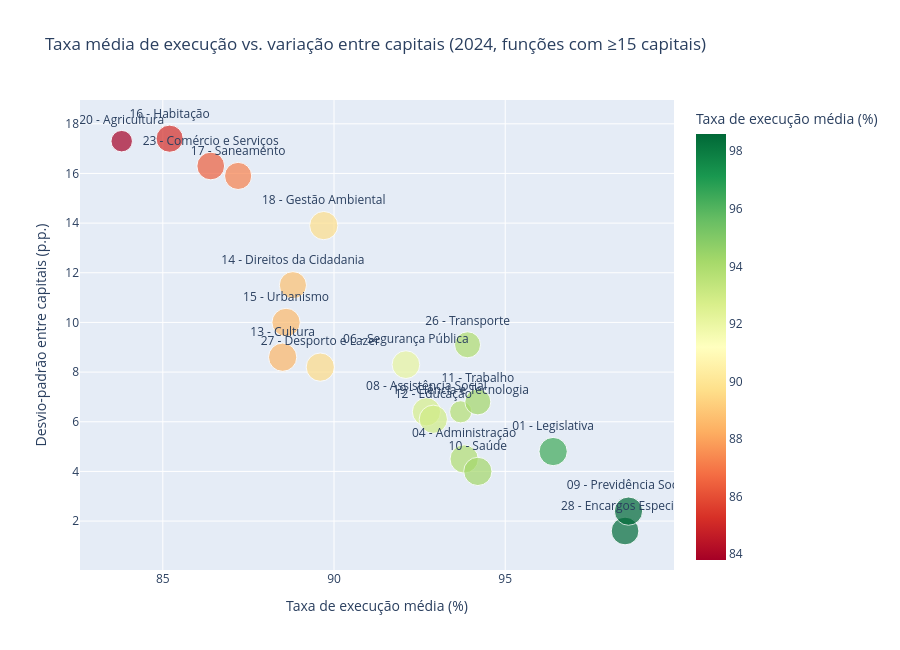

Source (notebook cell):
### Code cell
df_filtrado = df_execucao_geral[df_execucao_geral["n_capitais"] >= 15].copy()

fig = px.scatter(
    df_filtrado,
    x="taxa_media",
    y="desvio_padrao",
    text="funcao",
    size="n_capitais",
    color="taxa_media",
    color_continuous_scale="RdYlGn",
    title="Taxa média de execução vs. variação entre capitais (2024, funções com ≥15 capitais)",
    labels={"taxa_media": "Taxa de execução média (%)", "desvio_padrao": "Desvio-padrão entre capitais (p.p.)"},
)
fig.update_traces(textposition="top center")
fig.update_layout(height=650)
fig.show()

df_filtrado.sort_values("taxa_media")

### Figure 1 — Plotly figure (JSON) as saved in the notebook; plotly's stock layout.template omitted (floating-point values rounded to 4 significant figures)
{"data": [{"hovertemplate": "Taxa de execução média (%)=%{marker.color}<br>Desvio-padrão entre capitais (p.p.)=%{y}<br>n_capitais=%{marker.size}<br>funcao=%{text}<extra></extra>", "legendgroup": "", "marker": {"color": [83.8, 85.2, 86.4, 87.2, 88.5, 88.6, 88.8, 89.6, 89.7, 92.1, 92.7, 92.9, 93.7, 93.8, 93.9, 94.2, 94.2, 96.4, 98.5, 98.6], "coloraxis": "coloraxis", "size": [15, 24, 25, 24, 26, 26, 24, 26, 26, 25, 26, 26, 16, 26, 22, 22, 26, 26, 25, 26], "sizemode": "area", "sizeref": 0.065, "symbol": "circle"}, "mode": "markers+text", "name": "", "orientation": "v", "showlegend": false, "text": ["20 - Agricultura", "16 - Habitação", "23 - Comércio e Serviços", "17 - Saneamento", "13 - Cultura", "15 - Urbanismo", "14 - Direitos da Cidadania", "27 - Desporto e Lazer", "18 - Gestão Ambiental", "06 - Segurança Pública", "08 - Assistência Social", "12 - Educação", "19 - Ciência e Tecnologia", "04 - Administração", "26 - Transporte", "11 - Trabalho", "10 - Saúde", "01 - Legislativa", "28 - Encargos Especiais", "09 - Previdência Social"], "textposition": "top center", "type": "scatter", "x": [83.8, 85.2, 86.4, 87.2, 88.5, 88.6, 88.8, 89.6, 89.7, 92.1, 92.7, 92.9, 93.7, 93.8, 93.9, 94.2, 94.2, 96.4, 98.5, 98.6], "xaxis": "x", "y": [17.3, 17.4, 16.3, 15.9, 8.6, 10.0, 11.5, 8.2, 13.9, 8.3, 6.4, 6.1, 6.4, 4.5, 9.1, 6.8, 4.0, 4.8, 1.6, 2.4], "yaxis": "y"}], "layout": {"coloraxis": {"autocolorscale": false, "colorbar": {"title": {"text": "Taxa de execução média (%)"}}, "colorscale": [[0, "rgb(165,0,38)"], [0.1, "rgb(215,48,39)"], [0.2, "rgb(244,109,67)"], [0.3, "rgb(253,174,97)"], [0.4, "rgb(254,224,139)"], [0.5, "rgb(255,255,191)"], [0.6, "rgb(217,239,139)"], [0.7, "rgb(166,217,106)"], [0.8, "rgb(102,189,99)"], [0.9, "rgb(26,152,80)"], [1, "rgb(0,104,55)"]]}, "height": 650, "legend": {"itemsizing": "constant", "tracegroupgap": 0}, "title": {"text": "Taxa média de execução vs. variação entre capitais (2024, funções com ≥15 capitais)"}, "xaxis": {"anchor": "y", "domain": [0, 1], "title": {"text": "Taxa de execução média (%)"}}, "yaxis": {"anchor": "x", "domain": [0, 1], "title": {"text": "Desvio-padrão entre capitais (p.p.)"}}}}
